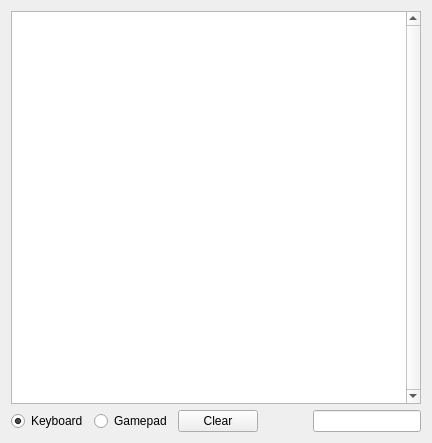
<?xml version="1.0" encoding="UTF-8"?>
<ui version="4.0">
 <class>QGBA::ShortcutView</class>
 <widget class="QWidget" name="QGBA::ShortcutView">
  <property name="geometry">
   <rect>
    <x>0</x>
    <y>0</y>
    <width>432</width>
    <height>443</height>
   </rect>
  </property>
  <property name="windowTitle">
   <string>Edit Shortcuts</string>
  </property>
  <layout class="QVBoxLayout" name="verticalLayout">
   <item>
    <widget class="QTreeView" name="shortcutTable">
     <property name="verticalScrollBarPolicy">
      <enum>Qt::ScrollBarAlwaysOn</enum>
     </property>
     <attribute name="headerDefaultSectionSize">
      <number>120</number>
     </attribute>
    </widget>
   </item>
   <item>
    <layout class="QHBoxLayout" name="horizontalLayout">
     <item>
      <widget class="QRadioButton" name="keyboardButton">
       <property name="text">
        <string>Keyboard</string>
       </property>
       <property name="checked">
        <bool>true</bool>
       </property>
      </widget>
     </item>
     <item>
      <widget class="QRadioButton" name="gamepadButton">
       <property name="text">
        <string>Gamepad</string>
       </property>
      </widget>
     </item>
     <item>
      <widget class="QPushButton" name="clearButton">
       <property name="text">
        <string>Clear</string>
       </property>
      </widget>
     </item>
     <item>
      <spacer name="horizontalSpacer_2">
       <property name="orientation">
        <enum>Qt::Horizontal</enum>
       </property>
       <property name="sizeHint" stdset="0">
        <size>
         <width>40</width>
         <height>20</height>
        </size>
       </property>
      </spacer>
     </item>
     <item>
      <widget class="QGBA::KeyEditor" name="keyEdit">
       <property name="sizePolicy">
        <sizepolicy hsizetype="Fixed" vsizetype="Fixed">
         <horstretch>0</horstretch>
         <verstretch>0</verstretch>
        </sizepolicy>
       </property>
      </widget>
     </item>
    </layout>
   </item>
  </layout>
 </widget>
 <customwidgets>
  <customwidget>
   <class>QGBA::KeyEditor</class>
   <extends>QLineEdit</extends>
   <header>KeyEditor.h</header>
  </customwidget>
 </customwidgets>
 <resources/>
 <connections/>
</ui>
